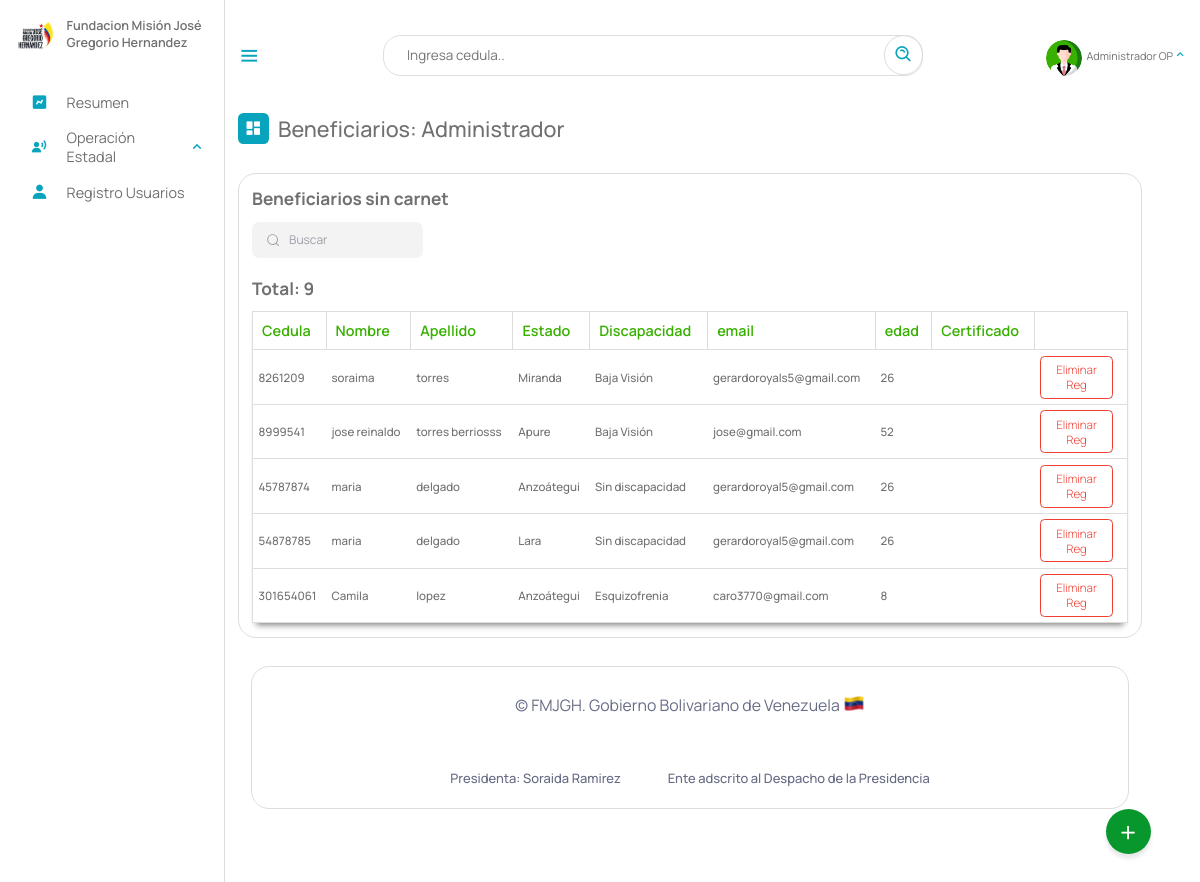
Page /Escritorio/sincarnet.php (signed in) on the earlier database version.
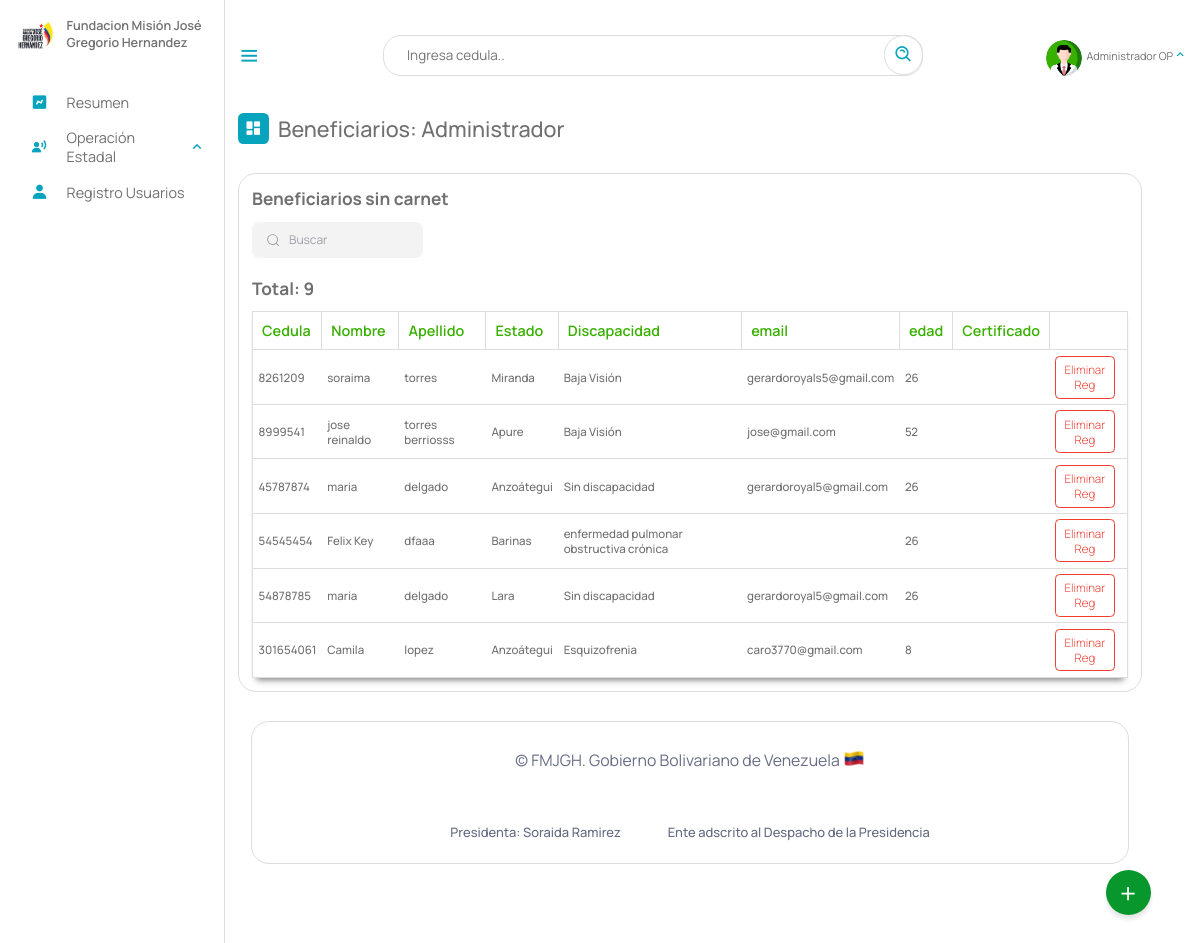
Same page on the later database version.
### tables this page shows
CREATE TABLE `beneficiario` (
  `cedula` int(12) NOT NULL,
  `nombre` text NOT NULL,
  `apellido` text NOT NULL,
  `fecha_naci` date NOT NULL,
  `email` varchar(50) NOT NULL,
  `telefono` varchar(12) NOT NULL,
  `nacionalidad` char(2) NOT NULL,
  `edad` int(2) NOT NULL,
  `sexo` char(1) NOT NULL,
  `edo_civil` text NOT NULL,
  `nro_hijo` int(2) DEFAULT NULL,
  `estado` varchar(10) NOT NULL,
  `municipio` varchar(20) NOT NULL,
  `parroquia` varchar(10) NOT NULL,
  `discapacidad` varchar(10) NOT NULL,
  `atencion_solicitada` varchar(10) NOT NULL,
  `certificado` varchar(50) DEFAULT NULL,
  `registrado_por` text DEFAULT NULL,
  `fecha_registro` date NOT NULL,
  PRIMARY KEY (`cedula`),
  KEY `estado` (`estado`),
  KEY `discapacidad` (`discapacidad`),
  KEY `atencion_solicitada` (`atencion_solicitada`),
  KEY `municipio` (`municipio`),
  KEY `parroquia` (`parroquia`),
  CONSTRAINT `beneficiario_ibfk_1` FOREIGN KEY (`estado`) REFERENCES `estados` (`id_estados`) ON DELETE CASCADE,
  CONSTRAINT `beneficiario_ibfk_2` FOREIGN KEY (`municipio`) REFERENCES `municipios` (`id_municipios`) ON DELETE CASCADE,
  CONSTRAINT `beneficiario_ibfk_3` FOREIGN KEY (`parroquia`) REFERENCES `parroquia` (`id`) ON DELETE CASCADE ON UPDATE CASCADE,
  CONSTRAINT `beneficiario_ibfk_4` FOREIGN KEY (`discapacidad`) REFERENCES `discapacid_e` (`id_e`) ON DELETE CASCADE,
  CONSTRAINT `beneficiario_ibfk_5` FOREIGN KEY (`atencion_solicitada`) REFERENCES `tipoatencion` (`id`) ON DELETE CASCADE
);

CREATE TABLE `estados` (
  `id_estados` varchar(10) NOT NULL,
  `nombre_estado` text NOT NULL,
  `codigo` varchar(255) NOT NULL,
  PRIMARY KEY (`id_estados`)
);

CREATE TABLE `discapacid_e` (
  `nombre_e` text NOT NULL,
  `id_e` varchar(10) NOT NULL,
  `general` varchar(10) NOT NULL,
  PRIMARY KEY (`id_e`),
  KEY `general` (`general`),
  CONSTRAINT `discapacid_e_ibfk_1` FOREIGN KEY (`general`) REFERENCES `discapacid` (`id_disca`) ON DELETE CASCADE
);

### php/01-discapacitados.php (called while the page is built, shortened)
<?php
include_once("ManejadorBD.php");
class Discapacitados extends ManejadorBD
{
	private $cnn;
	public function __construct($tipoConexion)
	{
		$this->cnn = parent::conectar($tipoConexion);
	}
	public function consultageneral()
	{
		try {
			$stmt = $this->cnn->prepare("SELECT beneficiario.cedula, beneficiario.nombre, beneficiario.apellido, estados.nombre_estado, discapacid_e.nombre_e , beneficiario.telefono, beneficiario.edad, beneficiario.email, beneficiario.certificado, beneficiario.registrado_por FROM `beneficiario`,estados, discapacid_e WHERE beneficiario.estado = estados.id_estados AND beneficiario.discapacidad = discapacid_e.id_e");
			$stmt->setFetchMode(PDO::FETCH_ASSOC);
			$stmt->execute();
			return $stmt->fetchAll();
		} catch (PDOException $error) {
			echo "Error: ejecutando consulta SQL." . $error->getMessage();
			exit();
		}
	}
	public function consultageneralsincarnet()
	{
		try {
			$stmt = $this->cnn->prepare("SELECT cedula, nombre, apellido, estados.nombre_estado, discapacid_e.nombre_e , telefono, edad, email, certificado FROM `beneficiario` , estados, discapacid_e WHERE certificado = ''and beneficiario.estado = estados.id_estados and beneficiario.discapacidad = discapacid_e.id_e; ");
			$stmt->setFetchMode(PDO::FETCH_ASSOC);
			$stmt->execute();
			return $stmt->fetchAll();
		} catch (PDOException $error) {
			echo "Error: ejecutando consulta SQL." . $error->getMessage();
			exit();
		}
	}
}

### php/ManejadorBD.php (called while the page is built, shortened)
<?php
	class ManejadorBD extends PDO {
		public $srv	= SRV;
		public $usr	= USR;
		public $pas	= PAS;
		public $dbn	= BDN;
		public function conectar($tipoConexion){
			try{
				switch ($tipoConexion) {
				    case 1:
				        $dsn = "mysql:host=$this->srv;dbname=$this->dbn";
				        break;
				}
				$dbh = new PDO($dsn, $this->usr, $this->pas);
    			$dbh->setAttribute(PDO::ATTR_ERRMODE, PDO::ERRMODE_EXCEPTION);
			}catch(PDOException $error){
                echo "Error al Conectar con la Base de Datos: ".$error->getMessage();
                exit();
			}
            $this->conexionBD = $dbh;
			return $this->conexionBD;
		}
	}
?>

### Escritorio/sincarnet.php (the view, shortened to what this page needs)
<?php
include_once("partearriba.php");
?>
<div class="dash-contenido">
    <div class="overview">
        <div class="titulo">
            <i class='bx bxs-dashboard'> </i>
            <span class="link-name">Beneficiarios: <?php echo $rol ?></span>
        </div>
    </div>
    <div class="tabla-atencion">
            <h2>Beneficiarios sin carnet</h2>
            <div class="group">
  <input placeholder="Buscar" id= "buscador" type="search" class="inputt">
</div>
<br>
            <h2>Total: <?php
             include_once("../php/01-discapacitados.php");
             $aten = new Discapacitados (1);
             $consulta = $aten->consultageneral();
             $cantidadRegistros = count($consulta);
             echo $cantidadRegistros;?></h2>
            <table>
                <thead>
                    <tr>
                        <th>Cedula</th>
                        <th>Nombre</th>
                        <th>Apellido</th>
                        <th>Estado</th>
                        <th>Discapacidad</th>
                        <th>email</th>
                        <th>edad</th>
                        <th>Certificado</th>
                        <th></th>
                    </tr>
                </thead>
                <tbody id="scr">
                    <?php
                        include_once("../php/01-discapacitados.php");
                        $aten = new Discapacitados (1);
                        $consulta = $aten->consultageneralsincarnet();
                        if ($consulta){
                        foreach($consulta as $registros){
                     ?>
                    <tr>
                        <td><?php echo $registros["cedula"] ?></td>
                        <td><?php echo $registros["nombre"] ?></td>
                        <td><?php echo $registros["apellido"] ?></td>
                        <td><?php echo $registros["nombre_estado"] ?></td>
                        <td><?php echo $registros["nombre_e"] ?></td>
                        <td><?php echo $registros["email"] ?></td>
                        <td><?php echo $registros["edad"] ?></td>
                        <td><?php echo $registros["certificado"] ?></td>
                        <td><a href="eliminar/eliminarbeneficiario.php?cedula=<?php echo $registros["cedula"]?>" class="eliminar">Eliminar Reg</a></td>
                    </tr>
                    <?php
                    }
                        }
                    ?>
                </tbody>
            </table>
        </div>
<?php
 include_once("parteabajo.php");
?>

Differences in the rows shown:
now on this page (row edited): beneficiario: cedula "54545454", nombre "Felix Key", apellido "dfaaa", estado.nombre_estado "Barinas", discapacidad.nombre_e "enfermedad pulmonar obstructiva crónica", edad "26"
